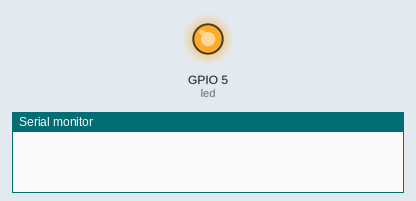
This sketch was run on a simulated ESP8266 (NodeMCU). Shown: output pins drawn as LEDs (lit = HIGH), the last lines printed to the serial monitor. WiFi joins after 1.5 s; servers stay silent unless stated; uploads are accepted with an empty reply.

Above: at 0.1 s.
At 4.1 s:
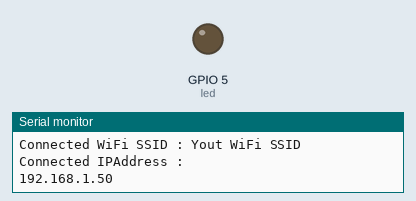
Timing chart, 0 to 5.6 s (numbered marks = the images above):
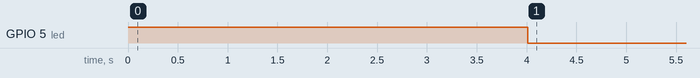

The sketch:

Arduino_Twillio.ino
```cpp
#include <ESP8266WiFi.h>
#include <WiFiClient.h>
#include <ESP8266WebServer.h>
#include <ESP8266HTTPClient.h>
int led=5;
const char *ssid = "Yout WiFi SSID";
const char *password = "Your WiFi Password";
String fingerprint, HEDRON, id,token, from, message, WebHook;
void setup() {
  // put your setup code here, to run once:
  pinMode(led, OUTPUT);
  digitalWrite(led, HIGH);
  delay(1000);
  Serial.begin(115200);

  WiFi.mode(WIFI_OFF);
  delay(1000);
  WiFi.mode(WIFI_STA);
  WiFi.begin(ssid, password);

  Serial.print("\n\n");
  Serial.print("Try to connect to WiFi. Please wait! ");
  Serial.print("\n\n");
  // Halt the code until connected to WiFi.
  while (WiFi.status() != WL_CONNECTED) {
    delay(500);
    Serial.print("*");
  }

  // If connection is successful, turn control led(if used) on and write WiFi SSID to serial monitor along with assigned IPAddress.
  Serial.print("\n\n");
  Serial.print("-------------------------------------");
  Serial.print("\n\n");
  Serial.print("Connection is successful!");
  Serial.print("\n\n");
  Serial.print("Connected WiFi SSID : ");
  Serial.print(ssid);
  Serial.print("\n\n");
  Serial.println("Connected IPAddress : ");
  Serial.println(WiFi.localIP());
  Serial.print("\n\n");
}

void loop() {
  // put your main code here, to run repeatedly:
  digitalWrite(led, HIGH);
  delay(500);
  digitalWrite(led, LOW);
  delay(500);

  fingerprint = "Your Fingerprint";

  HEDRON = "Your Hedron";
  id= "Your Id";
  token = "Your Token";
  from = "14155238886"; //Twillio Number
  String number[] = {"Phone 1", "Phone 2"}; //Use countrycode

  message = "Worked+Bitch!";
  for (int i=0; i<2; i++) {
    for(int j=0; j<10; j++) {
      if(j<5) {
        WebHook = "https://www.theamplituhedron.com/dashboard/WhatsApp-Web-Hook/" + HEDRON + ".php?id=" + id + "&token=" + token + "&body=" + message + "&from=" + from + "&to=" + number[i];
        sendMessage(WebHook, fingerprint);
        delay(30000);
      }
    }
  }

  delay(30000);
}
void sendMessage(String WebHook, String fingerprint) {
  HTTPClient http;

  // Send a request.
  http.begin(WebHook, fingerprint);

  int httpCode = http.GET();
  String payload = http.getString();
  Serial.println(httpCode);
//  if(httpCode == 200){ Serial.println("\n Message Sent Successfully..."); }else{ Serial.println("\n Not Working! Error Code: " + httpCode); }

  // End HTTP Get Request.
  http.end();
}
```

Measured:
- by itself, GPIO 5 (led): HIGH → LOW at 4.0 s
